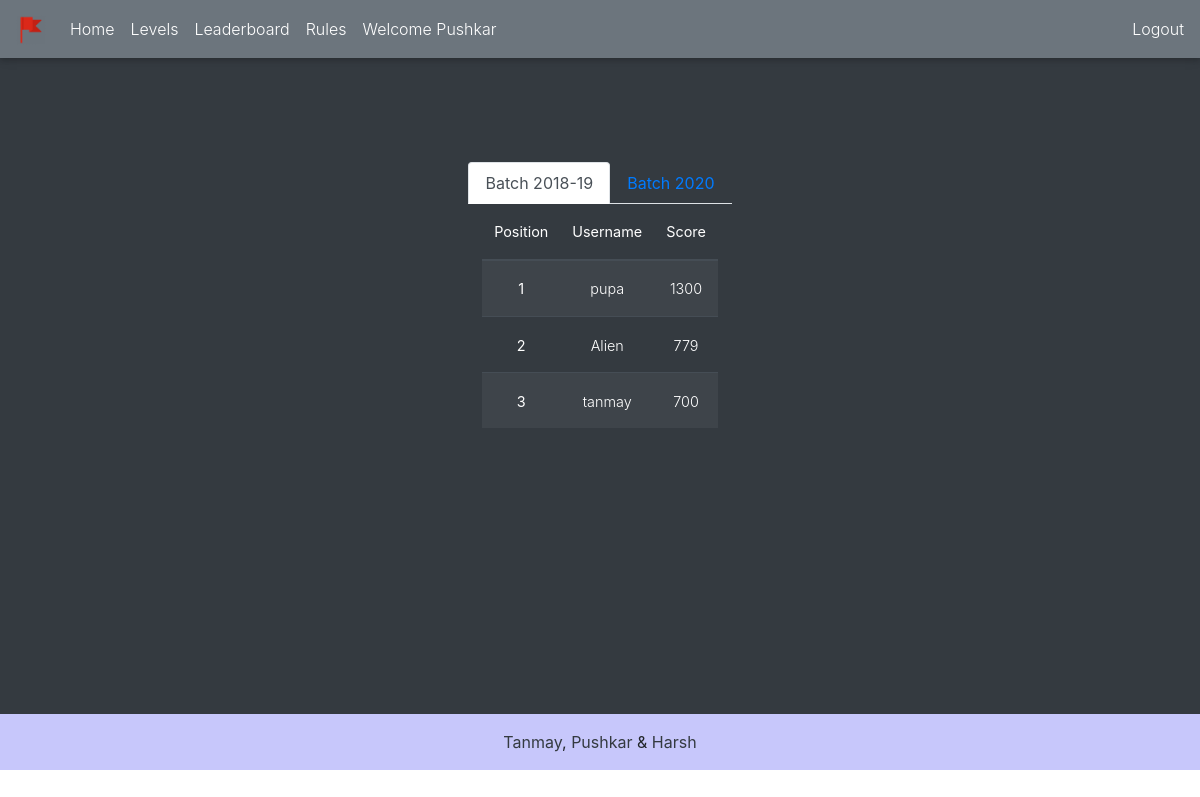
Page /board (signed in) on the committed database.
### api/models.py (models this page shows, shortened)
class Student(models.Model):
    user = models.OneToOneField(User, on_delete=models.CASCADE)
    roll_number = models.IntegerField(unique=True)
    code = models.CharField(max_length=100, null = True, blank=True)
    time_stamp = models.DateTimeField(auto_now_add=True, null=True, blank=True)
    position=models.IntegerField(null=True, blank=True, default=-1)
    score = models.IntegerField(default=0)
    current_level = models.ForeignKey(Level, on_delete=models.CASCADE)
    finish = models.IntegerField(default=0)
    first_year = models.BooleanField(default=False)

### api/views.py (the view)
# urls.py: path('board', LeaderboardView.as_view(), name="board"),
class LeaderboardView(TemplateView):
    template_name="api/leaderboard.html"
    def get_context_data(self, **kwargs):
        context = super(LeaderboardView, self).get_context_data(**kwargs)
        seniors = list(Student.objects.filter(first_year=False).order_by('-score', 'time_stamp'))
        juniors = list(Student.objects.filter(first_year=True).order_by('-score', 'time_stamp'))
        for i in range(len(seniors)):
            seniors[i].position=i+1
        for i in range(len(juniors)):
            juniors[i].position=i+1
        context['seniors']=seniors
        context['juniors']=juniors
        return context

### api/templates/api/leaderboard.html (shortened to what this page needs)
{% extends "api/base.html" %}
{% load static %}
{% block main %}
    <header class="masthead bg-dark text-white text-center" style="width:100%; min-height:82vh">
        <div class="container d-flex align-items-center flex-column">
            <ul class="nav nav-tabs" role="tablist" id="member-list">
                <li class="nav-item">
                    <a class="nav-link active" data-toggle="tab" href="#seniors" role="tab">Batch 2018-19</a>
                </li>
                <li class="nav-item">
                    <a class="nav-link" data-toggle="tab" href="#juniors" role="tab">Batch 2020</a>
                </li>
            </ul>
            <div class="tab-content">
                <div class="tab-pane active" id="seniors" role="tabpanel">
                    <table class="table table-striped table-dark">
                      <thead>
                        <tr>
                          <th scope="col">Position</th>
                          <th scope="col">Username</th>
                          <th scope="col">Score</th>
                        </tr>
                      </thead>
                      <tbody>
                          {% for student in seniors %}
                          {% if student.position != -1 %}
                          <tr>
                            <th scope="row">{{student.position}}</th>
                            <td>{{student.user.username}}</td>
                            <td>{{student.score}}</td>
                          </tr>
                          {% endif %}
                          {% endfor %}
                      </tbody>
                    </table>
                </div>
            </div>
        </div>
    </header>
{% endblock %}

### api/templates/api/base.html (shortened to what this page needs)
{% load static %}
<!DOCTYPE html>
<html lang="en">
    <head>
        <link href={% static "css/styles.css" %} rel="stylesheet" />
        <link rel="stylesheet" href="https://use.fontawesome.com/releases/v5.11.2/css/all.css">
        <link rel="stylesheet" href={% static "css/mdb.min.css" %}>
        <link rel="stylesheet" href={% static "css/master.css" %}>
        <link rel="stylesheet" href="https://stackpath.bootstrapcdn.com/bootstrap/4.4.1/css/bootstrap.min.css">
    </head>
    <body id="page-top">
        <nav class="navbar navbar-expand-lg  navbar-dark text-white bg-secondary">
            <a class="navbar-brand" href="#">
              <img
                src={% static "images/logo.png" %}
                height="30"
                alt=""
                loading="lazy"
              />
            </a>
            <div class="collapse navbar-collapse fixed top" id="navbarSupportedContent">
                <ul class="navbar-nav mr-auto">
                    <li class="nav-item" >
                        <a class="nav-link" href={% url 'home' %}>Home</a>
                    </li>
                    <li class="nav-item">
                        <a class="nav-link " href={% url 'level' %}>Levels</a>
                    </li>
                    <li class="nav-item">
                        <a class="nav-link " href={% url 'board' %}>Leaderboard</a>
                    </li>
                    <li class="nav-item">
                        <a class="nav-link " href={% url 'rules' %}>Rules</a>
                    </li>
                    {% if request.user.is_authenticated %}
                    <li class="nav-item">
                        <a class="nav-link" href="#" onclick="return false;">Welcome {{request.user.first_name}}</a>
                    </li>
                    {% endif %}
                </ul>
                {% if request.user.is_authenticated %}
                    <span class="navbar-text dark"><a href="{% url 'logout' %}?next=/">Logout</a></span>
                {% else %}
                    <span class="navbar-text dark"><a href="{% url 'login' %}">Login</a></span>
                {% endif %}
            </div>
        </nav>
        <main>
            {% block main %}
            {% endblock %}
        </main>
        <footer class="bg-light text-center text-lg-start">
          <div class="text-center p-3" style="background-color: rgba(0, 0, 255, 0.2)">
            <a class="text-dark" href="https://makingcomputerssmart.com/" target="_blank">Tanmay</a>, <a class="text-dark" href="https://www.linkedin.com/in/thepushkarp/" target="_blank">Pushkar</a> & <a class="text-dark" target="_blank" href="https://www.linkedin.com/in/harsh-kakani-3127a916a/">Harsh</a>
          </div>
        </footer>
</html>

### static/css/master.css (style rules this page uses)
body { background-color:#e9ecef; overflow-y: scroll; overflow-x: hidden; }

### rows in the picture
Student: position "1", user.username "pupa", score "1300"
Student: position "2", user.username "Alien", score "779"
Student: position "3", user.username "tanmay", score "700"

### other values in the picture
{{ request.user.first_name }} "Pushkar"
